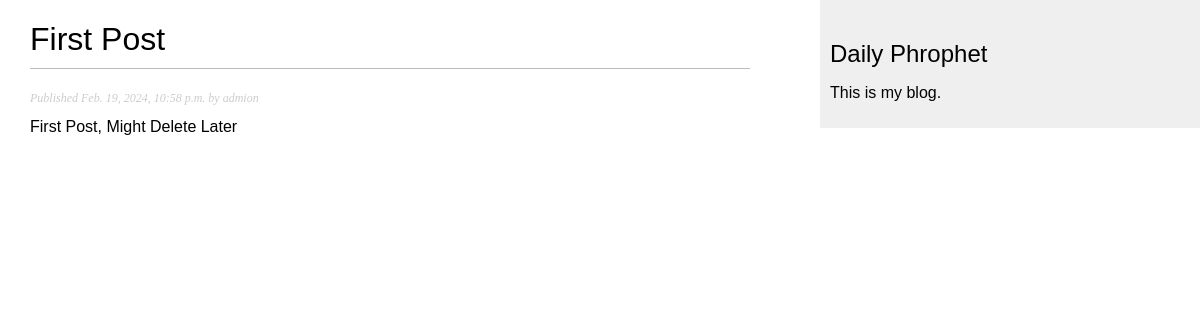
Page /blog/1/ on the committed database.
### blog/models.py (models this page shows)
class BPost(models.Model):
    user = models.ForeignKey(User, on_delete=models.CASCADE, related_name= "blog_post")
    title = models.CharField(max_length =250)
    slug = models.SlugField(max_length =250)
    body = models.TextField()
    publish = models.DateTimeField(default= timezone.now)
    created = models.DateTimeField(auto_now_add = True)
    updated = models.DateTimeField(auto_now=True)

### blog/views.py (the view)
# urls.py: path('<int:id>/', views.post_detail, name='post_detail'),
def post_detail(request, id):
    post = BPost.objects.get(id=id)
    return render(request, 'blog/post/detail.html',{'post':post})

### blog/templates/blog/post/detail.html (shortened to what this page needs)
{% extends "blog/base.html" %}
{% block content %}
  <h1>{{ post.title }}</h1>
  <p class="date">
    Published {{ post.publish }} by {{ post.user }}
  </p>
  {{ post.body }}
{% endblock %}

### blog/static/css/blog.css (style rules this page uses)
body { margin:0; padding:0; font-family:helvetica, sans-serif; }
h1 { font-weight:normal; border-bottom:1px solid #bbb; padding:0 0 10px 0; }
p.date { color:#ccc; font-family: georgia, serif; font-size: 12px; font-style: italic; }

### rows in the picture
BPost: title "First Post", publish "Feb. 19, 2024, 10:58 p.m.", user "admion", body "First Post, Might Delete Later"
